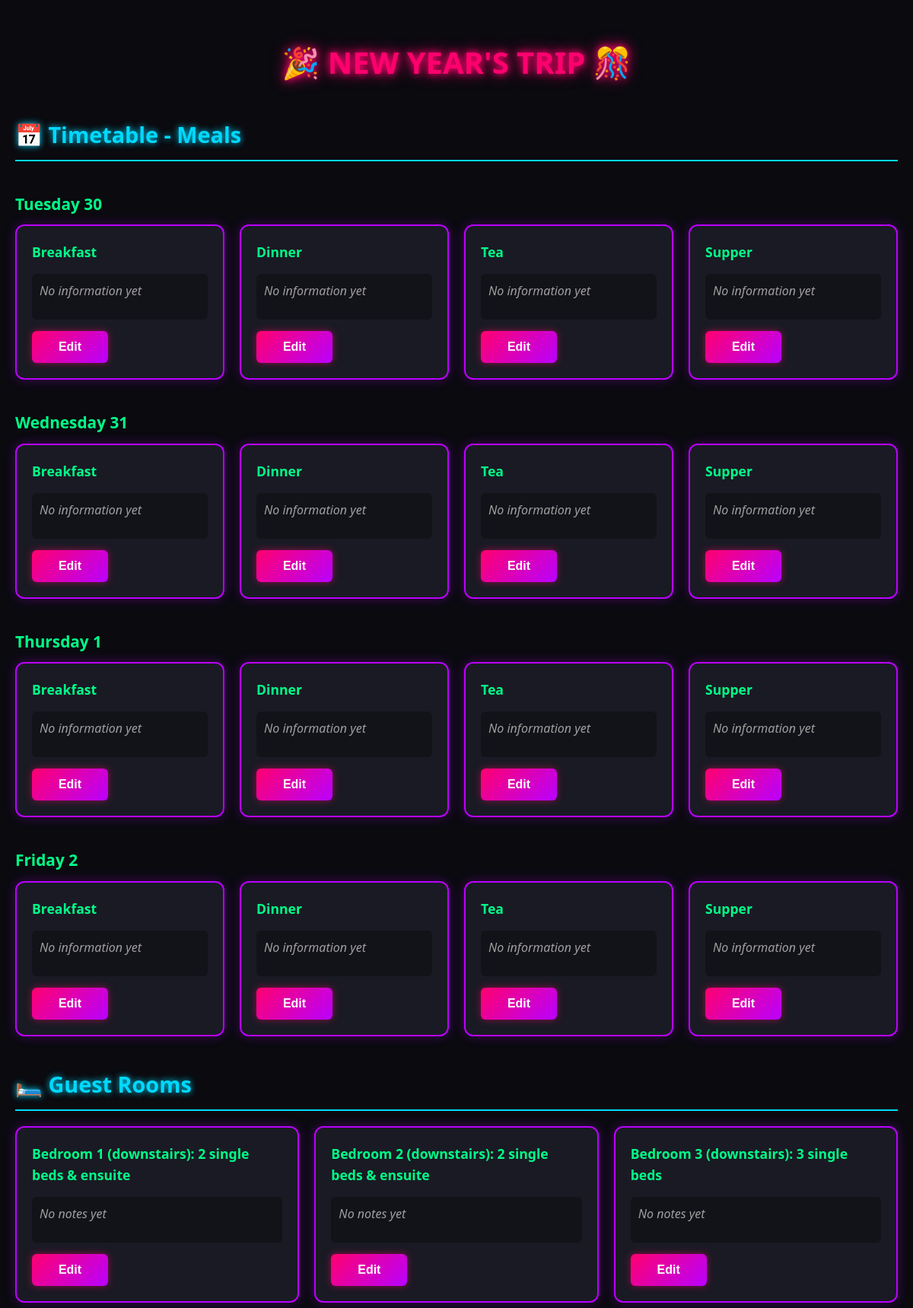
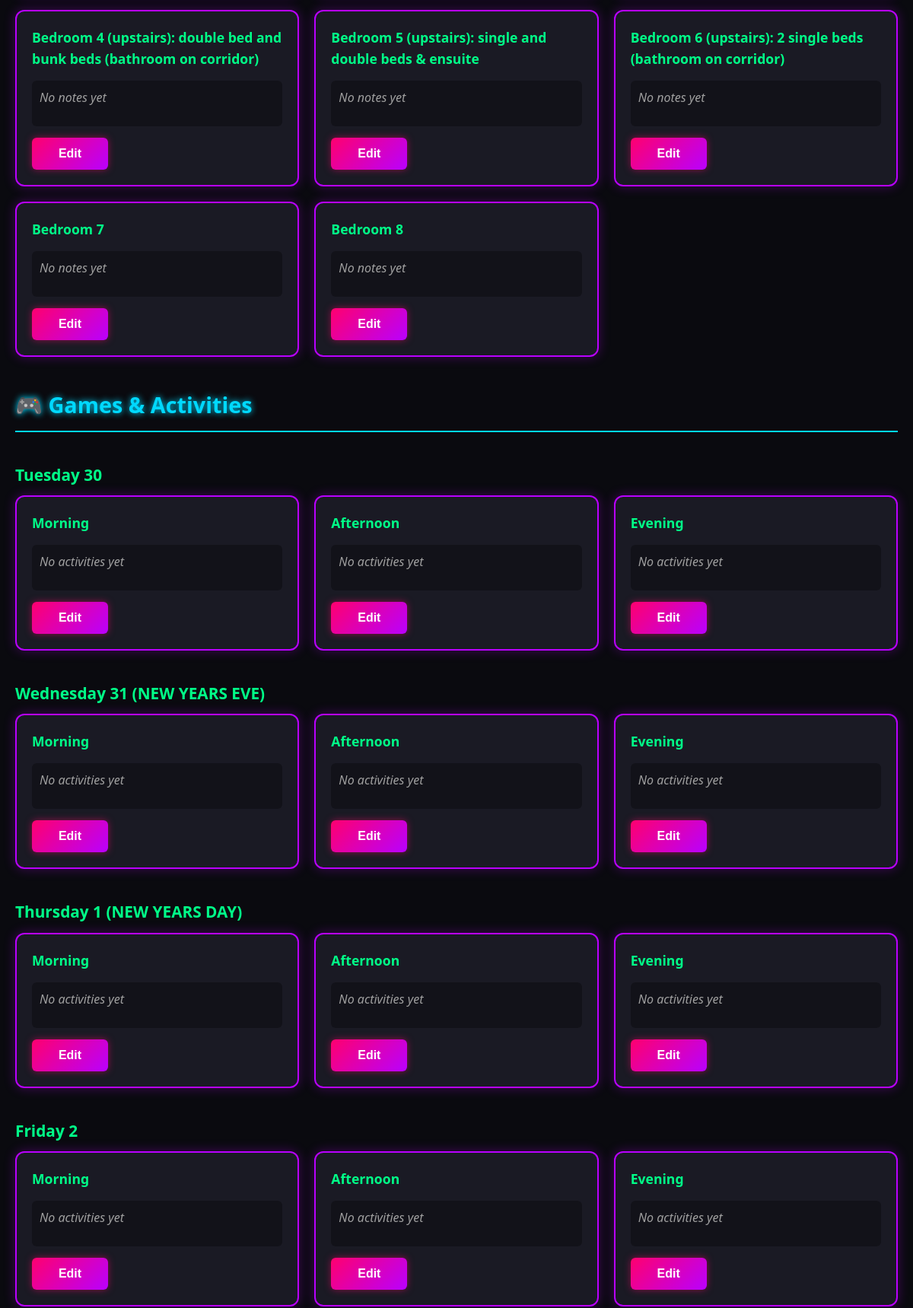
The page / (upper part) on the database its author committed (2 pictures, top to bottom).
### tables this page shows
CREATE TABLE IF NOT EXISTS sections (
    id INT AUTO_INCREMENT PRIMARY KEY,
    section_key VARCHAR(100) NOT NULL UNIQUE,
    title VARCHAR(255) NOT NULL,
    content TEXT,
    name VARCHAR(100),
    updated_at DATETIME DEFAULT CURRENT_TIMESTAMP ON UPDATE CURRENT_TIMESTAMP,
    INDEX idx_section_key (section_key)
);

### functions.php (called while the page is built, shortened)
<?php
function h($text) {
    return htmlspecialchars($text, ENT_QUOTES, 'UTF-8');
}
function getSectionsByPrefix($prefix) {
    $db = getDB();
    $stmt = $db->prepare("SELECT * FROM sections WHERE section_key LIKE ? ORDER BY section_key");
    $stmt->execute([$prefix . '%']);
    return $stmt->fetchAll();
}
function getSection($key) {
    $db = getDB();
    $stmt = $db->prepare("SELECT * FROM sections WHERE section_key = ?");
    $stmt->execute([$key]);
    return $stmt->fetch();
}

### index.php (the view, shortened to what this page needs)
<?php
require_once 'functions.php';
$roomSections = getSectionsByPrefix('room-');
?>
<!DOCTYPE html>
<html lang="en">
<head>
    <link rel="stylesheet" href="style.css">
</head>
<body>
    <div class="container">
        <h1>🎉 NEW YEAR'S TRIP 🎊</h1>
        <h2>📅 Timetable - Meals</h2>
        <div class="section-group">
            <?php
            $days = [
                'tue30' => 'Tuesday 30',
                'wed31' => 'Wednesday 31',
                'thu1' => 'Thursday 1',
                'fri2' => 'Friday 2'
            ];
            foreach ($days as $dayKey => $dayName):
            ?>
                <div>
                    <h3><?php echo h($dayName); ?></h3>
                    <div class="timetable-grid">
                        <?php
                        foreach (['breakfast', 'dinner', 'tea', 'supper'] as $meal):
                            $section = getSection("timetable-$dayKey-$meal");
                            if ($section):
                        ?>
                            <div class="card">
                                <h3><?php echo ucfirst($meal); ?></h3>
                                <div class="card-content">
                                    <?php if (!empty($section['content'])): ?>
                                        <?php echo nl2br(h($section['content'])); ?>
                                    <?php else: ?>
                                        <em style="color: var(--text-dim);">No information yet</em>
                                    <?php endif; ?>
                                </div>
                                <button class="edit-toggle">Edit</button>
                            </div>
                        <?php
                            endif;
                        endforeach;
                        ?>
                    </div>
                </div>
            <?php endforeach; ?>
        </div>
        <h2>🛏️ Guest Rooms</h2>
        <div class="room-grid">
            <?php foreach ($roomSections as $room): ?>
                <div class="card">
                    <h3><?php echo h($room['title']); ?></h3>
                    <div class="card-content">
                        <?php if (!empty($room['content'])): ?>
                            <?php echo nl2br(h($room['content'])); ?>
                        <?php else: ?>
                            <em style="color: var(--text-dim);">No notes yet</em>
                        <?php endif; ?>
                    </div>
                    <button class="edit-toggle">Edit</button>
                </div>
            <?php endforeach; ?>
        </div>
        <h2>🎮 Games & Activities</h2>
        <div class="section-group">
            <?php
            $activityDays = [
                'tue30' => 'Tuesday 30',
                'wed31' => 'Wednesday 31 (NEW YEARS EVE)',
                'thu1' => 'Thursday 1 (NEW YEARS DAY)',
                'fri2' => 'Friday 2'
            ];
            foreach ($activityDays as $dayKey => $dayName):
            ?>
                <div>
                    <h3><?php echo h($dayName); ?></h3>
                    <div class="activity-grid">
                        <?php
                        foreach (['morning', 'afternoon', 'evening'] as $slot):
                            $section = getSection("activities-$dayKey-$slot");
                            if ($section):
                        ?>
                            <div class="card">
                                <h3><?php echo ucfirst($slot); ?></h3>
                                <div class="card-content">
                                    <?php if (!empty($section['content'])): ?>
                                        <?php echo nl2br(h($section['content'])); ?>
                                    <?php else: ?>
                                        <em style="color: var(--text-dim);">No activities yet</em>
                                    <?php endif; ?>
                                </div>
                                <button class="edit-toggle">Edit</button>
                            </div>
                        <?php
                            endif;
                        endforeach;
                        ?>
                    </div>
                </div>
            <?php endforeach; ?>
        </div>
    </div>
</body>
</html>

### style.css (style rules this page uses)
:root { --neon-pink: #ff006e; --neon-blue: #00d9ff; --neon-green: #00ff88; --neon-yellow: #ffee00; --neon-purple: #b900ff; --bg-dark: #0a0a0f; --bg-card: #1a1a24; --text-main: #e0e0e0; --text-dim: #a0a0a0; }
* { margin: 0; padding: 0; box-sizing: border-box; }
body { font-family: 'Segoe UI', Tahoma, Geneva, Verdana, sans-serif; background-color: var(--bg-dark); color: var(--text-main); line-height: 1.6; min-height: 100vh; }
.container { max-width: 1200px; margin: 0 auto; padding: 20px; }
h1 { text-align: center; font-size: 2.5rem; margin: 30px 0; color: var(--neon-pink); text-shadow: 0 0 10px var(--neon-pink), 0 0 20px var(--neon-pink); }
h2 { font-size: 1.8rem; margin: 40px 0 20px; color: var(--neon-blue); text-shadow: 0 0 8px var(--neon-blue); border-bottom: 2px solid var(--neon-blue); padding-bottom: 10px; }
h3 { font-size: 1.3rem; margin: 20px 0 10px; color: var(--neon-green); }
.section-group { display: grid; gap: 20px; margin-bottom: 40px; }
.timetable-grid { display: grid; grid-template-columns: repeat(auto-fit, minmax(250px, 1fr)); gap: 20px; }
.room-grid { display: grid; grid-template-columns: repeat(auto-fit, minmax(300px, 1fr)); gap: 20px; }
.activity-grid { display: grid; grid-template-columns: repeat(auto-fit, minmax(280px, 1fr)); gap: 20px; }
.card { background: var(--bg-card); border: 2px solid var(--neon-purple); border-radius: 12px; padding: 20px; box-shadow: 0 0 15px rgba(185, 0, 255, 0.3); transition: all 0.3s ease; }
.card h3 { margin-top: 0; font-size: 1.1rem; }
.card-content { min-height: 60px; margin: 15px 0; padding: 10px; background: rgba(0, 0, 0, 0.3); border-radius: 6px; }
button { padding: 12px 24px; background: linear-gradient(135deg, var(--neon-pink), var(--neon-purple)); border: none; border-radius: 6px; color: white; font-size: 1rem; font-weight: bold; cursor: pointer; transition: all 0.3s ease; box-shadow: 0 0 10px rgba(255, 0, 110, 0.5); min-width: 100px; margin-right: 10px; }

### rows shown on the page
sections: meal "Breakfast", content "No information yet"
sections: meal "Dinner", content "No information yet"
sections: meal "Tea", content "No information yet"
sections: meal "Supper", content "No information yet"
sections: meal "Breakfast", content "No information yet"
sections: meal "Dinner", content "No information yet"
sections: meal "Tea", content "No information yet"
sections: meal "Supper", content "No information yet"
sections: meal "Breakfast", content "No information yet"
sections: meal "Dinner", content "No information yet"
sections: meal "Tea", content "No information yet"
sections: meal "Supper", content "No information yet"
sections: meal "Breakfast", content "No information yet"
sections: meal "Dinner", content "No information yet"
sections: meal "Tea", content "No information yet"
sections: meal "Supper", content "No information yet"
sections: title "Bedroom 1 (downstairs): 2 single beds & ensuite", content "No notes yet"
sections: title "Bedroom 2 (downstairs): 2 single beds & ensuite", content "No notes yet"
sections: title "Bedroom 3 (downstairs): 3 single beds", content "No notes yet"
sections: title "Bedroom 4 (upstairs): double bed and bunk beds (bathroom on corridor)", content "No notes yet"
sections: title "Bedroom 5 (upstairs): single and double beds & ensuite", content "No notes yet"
sections: title "Bedroom 6 (upstairs): 2 single beds (bathroom on corridor)", content "No notes yet"
sections: title "Bedroom 7", content "No notes yet"
sections: title "Bedroom 8", content "No notes yet"
sections: slot "Morning", content "No activities yet"
sections: slot "Afternoon", content "No activities yet"
sections: slot "Evening", content "No activities yet"
sections: slot "Morning", content "No activities yet"
sections: slot "Afternoon", content "No activities yet"
sections: slot "Evening", content "No activities yet"
sections: slot "Morning", content "No activities yet"
sections: slot "Afternoon", content "No activities yet"
sections: slot "Evening", content "No activities yet"
sections: slot "Morning", content "No activities yet"
sections: slot "Afternoon", content "No activities yet"
sections: slot "Evening", content "No activities yet"

### other values the page prints
$dayName "Tuesday 30"
$dayName "Wednesday 31"
$dayName "Thursday 1"
$dayName "Friday 2"
$dayName "Wednesday 31 (NEW YEARS EVE)"
$dayName "Thursday 1 (NEW YEARS DAY)"
